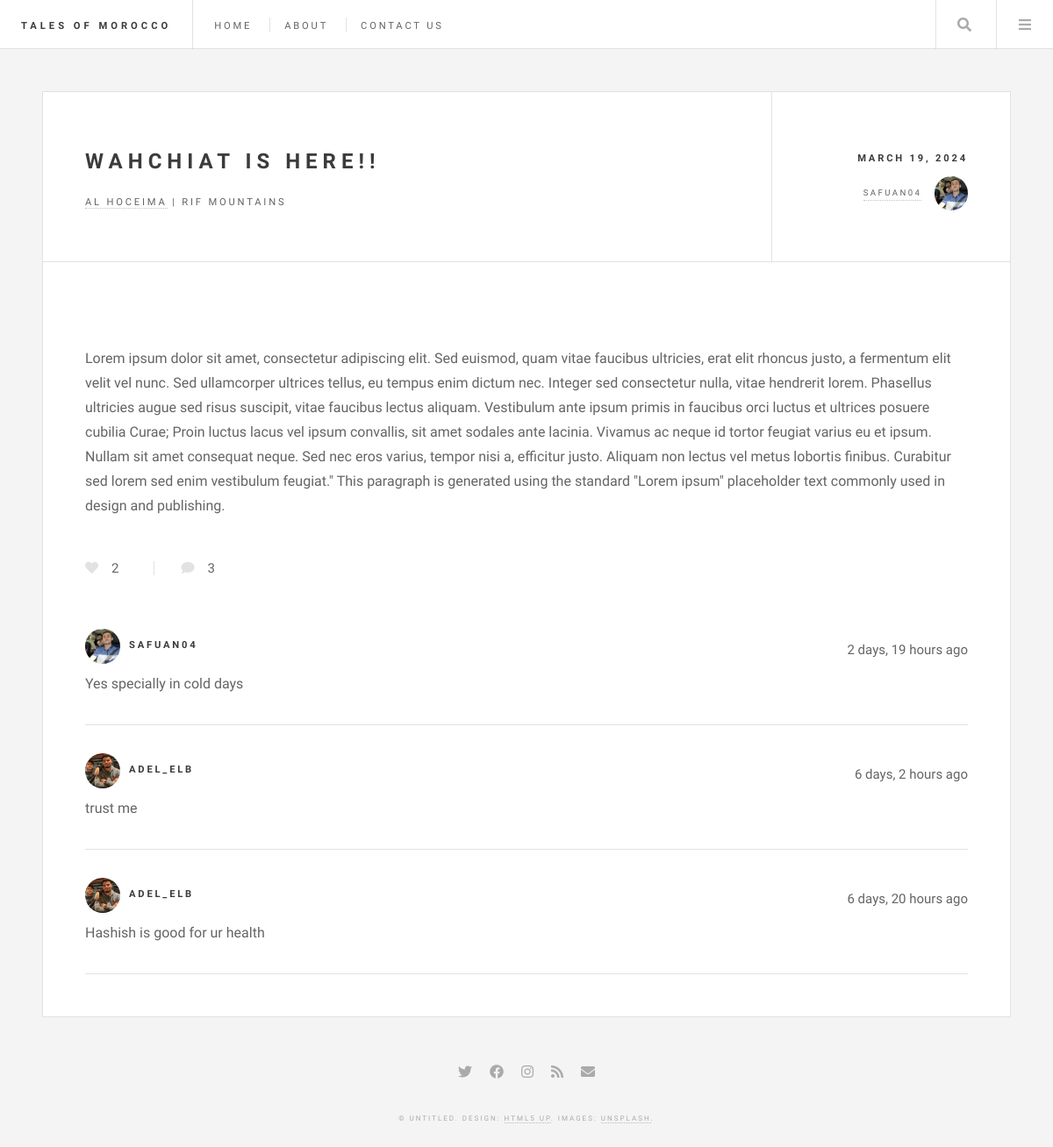
The page /blog/9/ on the database its author committed.
### base/models.py (models this page shows, shortened)
class BlogPost(models.Model):
    author = models.ForeignKey(User, on_delete=models.CASCADE, null=True)
    title = models.CharField(max_length=200)
    city = models.ForeignKey(City, on_delete=models.SET_NULL, null=True)
    specific_location = models.CharField(max_length=200, null=True, blank=True)
    description = models.TextField(null=False, blank=False)
    food = models.CharField(max_length=200, blank=True)
    food_rating = models.IntegerField(null=True, blank=True,
                                      validators=[MinValueValidator(1),
                                                  MaxValueValidator(5)])
    accommodation = models.CharField(max_length=200, blank=True)
    accommodation_rating = models.IntegerField(null=True, blank=True,
                                               validators=[MinValueValidator(1),
                                                           MaxValueValidator(5)])
    picture = models.ImageField(null=True, blank=True)
    likes = models.IntegerField(default=0)
    updated = models.DateTimeField(auto_now=True)
    created = models.DateTimeField(auto_now_add=True)
    class Meta:
        ordering = ['-created']

class City(models.Model):
    name = models.CharField(max_length=200)
    def __str__(self) -> str:
        return self.name

class User(AbstractUser):
    name = models.CharField(max_length=200, null=True, blank=False)
    email = models.EmailField(unique=True, null=False, blank=False)
    bio = models.TextField(null=True, blank=True)
    avatar = models.ImageField(null=True, default="default.jpg")
    USERNAME_FIELD = 'email'
    REQUIRED_FIELDS = []

class Comment(models.Model):
    user = models.ForeignKey(User, on_delete=models.CASCADE)
    blogPost = models.ForeignKey(BlogPost, on_delete=models.CASCADE)
    body = models.TextField()
    edited = models.BooleanField(default=False)
    updated = models.DateTimeField(auto_now=True)
    created = models.DateTimeField(auto_now_add=True)

### base/views.py (the view, shortened to what this page needs)
# urls.py: 2. Add a URL to urlpatterns:  path('blog/', include('blog.urls'))
def blog(request, pk):
    post = get_object_or_404(BlogPost, id=int(pk))
    user_likes = None;
    if request.user.is_authenticated:
        user_likes = Like.objects.filter(user=request.user)
    post.user_liked = user_likes.filter(blogPost=post).exists() if user_likes else False
    post_comments = post.comment_set.all().order_by('-created')
    context = {
        'title': post.title,
        'post': post,
        'post_comments': post_comments
    }
    return render(request, 'blog.html', context)

### base/templates/blog.html (shortened to what this page needs)
<!DOCTYPE HTML>
{% load static %}
<html>
<head>
  <link rel="stylesheet" href="{% static 'styles/main.css' %}" />
  <link rel="stylesheet" href="{% static 'styles/pics.css' %}" />
  <link rel="stylesheet" href="https://cdnjs.cloudflare.com/ajax/libs/font-awesome/4.7.0/css/font-awesome.min.css">
</head>
  <body class="single is-preload">
    <div id="wrapper">
      {% include 'header_menu.html' %}
      <div id="main">
        <article class="post">
          <header>
            <div class="title">
              <h2><a href="{% url 'blog' post.id %}">{{ post.title }}</a></h2>
              <p><a href="{% url 'city-blogs' post.city.id %}">{{ post.city }}</a>
                | {{ post.specific_location }}
              </p>
            </div>
            <div class="meta">
              <time class="published" datetime="2015-11-01">{{ post.created | date }}</time>
              <a href="{% url 'profile' post.author.id %}" class="author">
                <span class="name">{{ post.author.username }}</span>
                <img src="{{ post.author.avatar.url }}" alt=""/></a>
            </div>
          </header>
          <p>{{ post.description }}</p>
          <footer>
            <ul class="stats">
              <li>
                <i class="icon solid fa-heart {% if post.user_liked %}liked{% endif %}"
                data-post-id="{{ post.id }}"></i><span id="like-{{ post.id }}">{{ post.likes }}</span>
              </li>
              <li>
                <a href="#" class="icon solid fa-comment">{{ post_comments.count }}</a>
              </li>
            </ul>
          </footer>
          <span>
            {% for comment in post_comments %}
            <div class="user-comment">
              <div class="profile-comment">
                <div>
                  <img class="avatar-mini" src="{{ comment.user.avatar.url }}" alt="" />
                </div>
                <div class="user-username">
                  <h4>
                    <a href="{% url 'profile' comment.user.id %}">{{ comment.user.username }}</a>
                  </h4>
                </div>
              </div>
              <div class="up-del-comment">
                <div>
                  <small style="font-size: 15px;">
                    {{ comment.created | timesince }} ago
                  </small>
                </div>
              </div>
            </div>
            <p>{{ comment.body }}</p>
            <hr />
            {% endfor %}
          </span>
        </article>
      </div>
      <section id="footer">
        <ul class="icons">
          <li>
            <a href="#" class="icon brands fa-twitter"><span class="label">Twitter</span></a>
          </li>
          <li>
            <a href="#" class="icon brands fa-facebook-f"><span class="label">Facebook</span></a>
          </li>
          <li>
            <a href="#" class="icon brands fa-instagram"><span class="label">Instagram</span></a>
          </li>
          <li>
            <a href="#" class="icon solid fa-rss"><span class="label">RSS</span></a>
          </li>
          <li>
            <a href="#" class="icon solid fa-envelope"><span class="label">Email</span></a>
          </li>
        </ul>
        <p class="copyright">
          &copy; Untitled. Design: <a href="http://html5up.net">HTML5 UP</a>.
          Images: <a href="http://unsplash.com">Unsplash</a>.
        </p>
      </section>
    </div>
  </body>
</html>

### static/styles/pics.css (style rules this page uses)
.avatar-mini { width: 40px; height: 40px; border-radius: 50%; }
.stats { font-size: 25px; }
i.icon.solid.fa-heart { cursor: pointer; }
.user-comment { display: flex; justify-content: space-between; align-items: center; }
.profile-comment { display: flex; justify-content: flex-start; align-items: center; }
.user-username { margin-left: 10px; }
.up-del-comment { display: flex; justify-content: flex-start; align-items: center; }

### rows shown on the page
BlogPost: title "WAHCHIAT IS HERE!!", city "AL HOCEIMA", specific_location "RIF MOUNTAINS", created "MARCH 19, 2024", author.username "SAFUAN04", author.avatar (picture), description "Lorem ipsum dolor sit amet, consectetur adipiscing elit. Sed euismod, quam vitae faucibus ultricies, erat elit rhoncus justo, a fermentum elit velit vel nunc. Sed ullamcorper ultrices tellus, eu tempus enim dictum nec. Integer sed consectetur nulla, vitae hendrerit lorem. Phasellus ultricies augue sed risus suscipit, vitae faucibus lectus aliquam. Vestibulum ante ipsum primis in faucibus orci luctus et ultrices posuere cubilia Curae; Proin luctus lacus vel ipsum convallis, sit amet sodales ante lacinia. Vivamus ac neque id tortor feugiat varius eu et ipsum. Nullam sit amet consequat neque. Sed nec eros varius, tempor nisi a, efficitur justo. Aliquam non lectus vel metus lobortis finibus.…", likes "2"
Comment: user.avatar (picture), user.username "SAFUAN04", created "2 days, 19 hours", body "Yes specially in cold days"
Comment: user.avatar (picture), user.username "ADEL_ELB", created "6 days, 2 hours", body "trust me"
Comment: user.avatar (picture), user.username "ADEL_ELB", created "6 days, 20 hours", body "Hashish is good for ur health"

### other values the page prints
{{ post_comments.count }} "3"
